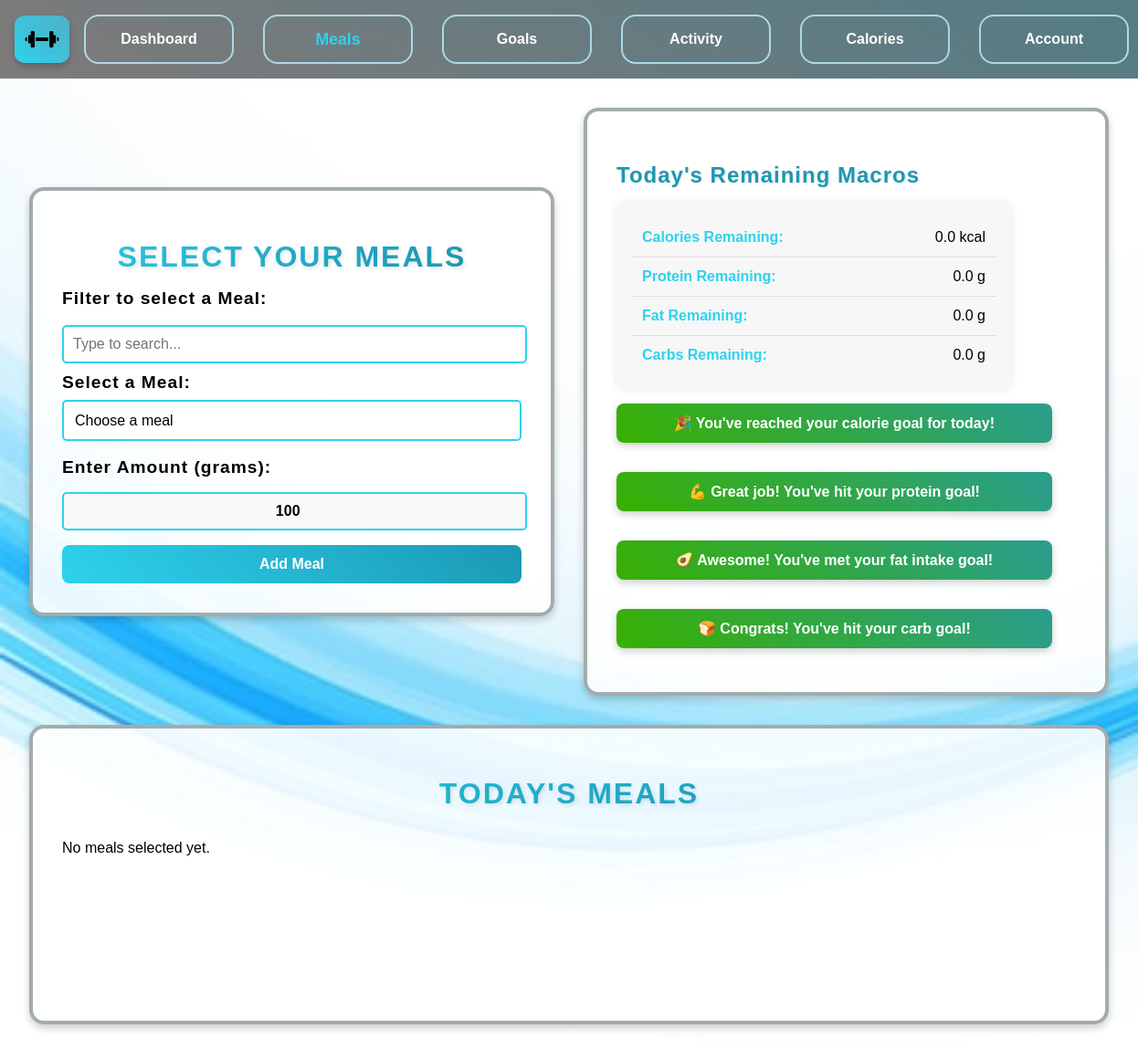
/meals (signed in), run on the app's committed database.
### app.py (models this page shows, shortened)
class User(db.Model):
    id = db.Column(db.Integer, primary_key=True)
    username = db.Column(db.String(100))
    weight = db.Column(db.Float, default=90)
    height = db.Column(db.Float, default=1.75)
    age = db.Column(db.Integer, default=48)
    gender = db.Column(db.String(10), default='male')
    bmi = db.Column(db.Float)
    bmr = db.Column(db.Float)
    tdee = db.Column(db.Float)
    exercise_level = db.Column(db.String(20), default='sedentary')
    goal = db.Column(db.String(20), default='maintain')
    intensity = db.Column(db.String(20))
    caloriesRequired = db.Column(db.Float)
    proteinRatio = db.Column(db.Float)
    fatRatio = db.Column(db.Float)
    carbRatio = db.Column(db.Float)
    proteinRequired = db.Column(db.Float)
    fatRequired = db.Column(db.Float)
    carbRequired = db.Column(db.Float)
    caloriesRemaining = db.Column(db.Float)
    proteinRemaining = db.Column(db.Float)
    fatRemaining = db.Column(db.Float)
    carbRemaining = db.Column(db.Float)
    last_reset = db.Column(db.Date, default=lambda: datetime.now(timezone.utc).date())
    def reset_macros(self):
        today = datetime.now(timezone.utc).date()
        if self.caloriesRemaining is None:
            self.caloriesRemaining = self.caloriesRequired or 0
        if self.proteinRemaining is None:
            self.proteinRemaining = self.proteinRequired or 0
        if self.fatRemaining is None:
            self.fatRemaining = self.fatRequired or 0
        if self.carbRemaining is None:
            self.carbRemaining = self.carbRequired or 0
        if self.last_reset is None:
            self.last_reset = today
        if self.last_reset != today:
            self.caloriesRemaining = self.caloriesRequired
            self.proteinRemaining = self.proteinRequired
            self.fatRemaining = self.fatRequired
            self.carbRemaining = self.carbRequired
            self.last_reset = today
            db.session.commit()
    meals = db.relationship('UserMeals', backref='user', lazy=True, cascade="all, delete-orphan")

### app.py (the view, shortened to what this page needs)
@app.route('/meals', methods=['POST', 'GET'])
def meals():
    if 'username' not in session:
        return redirect(url_for('login'))
    username = session.get('username')
    found_user = User.query.filter_by(username=username).first()
    if not user_details_complete(found_user):
        flash("Please complete your account details before using the program.", "warning")
        return redirect(url_for('account'))
    found_user.reset_macros()
    meals_list = Meal.query.all()
    today = datetime.now(timezone.utc).date()
    user_meals = (
        db.session.query(UserMeals, Meal)
        .join(Meal)
        .filter(UserMeals.user_id == found_user.id)
        .filter(UserMeals.date_added >= today)  # Filter meals added today
        .all()
    )
    goal_messages = check_goal_achievement(found_user)
    return render_template('meals.html',
                           meals_list=meals_list,
                           user_meals=user_meals,
                           user_db=found_user,
                           goal_messages=goal_messages
                           )

### modules.py (called while the page is built)
def check_goal_achievement(user):
    messages = []
    calorie_margin = 30
    macro_margin = 5
    if abs(user.caloriesRemaining) <= calorie_margin:
        messages.append("🎉 You've reached your calorie goal for today!")
    if abs(user.proteinRemaining) <= macro_margin:
        messages.append("💪 Great job! You've hit your protein goal!")
    if abs(user.fatRemaining) <= macro_margin:
        messages.append("🥑 Awesome! You've met your fat intake goal!")
    if abs(user.carbRemaining) <= macro_margin:
        messages.append("🍞 Congrats! You've hit your carb goal!")
    return messages

def user_details_complete(user):
    return all([
        user.weight is not None,
        user.height is not None,
        user.age is not None,
        user.gender is not None,
        user.exercise_level is not None,
        user.caloriesRequired is not None,
        user.proteinRequired is not None,
        user.fatRequired is not None,
        user.carbRequired is not None
    ])

### templates/meals.html (shortened to what this page needs)
{% extends "base.html" %}
{% block content %}
<div class="content">
    <div class="section-box">
        <h1>Select Your Meals</h1>
        <form method="POST" action="/meals">
            <label for="meal-search">Filter to select a Meal:</label>
            <input type="text" id="meal-search" onkeyup="filterMeals()" placeholder="Type to search...">
            <br>
            <label for="meal_id">Select a Meal:</label>
            <select name="meal_id" id="meal_id" required>
                <option value="" disabled selected>Choose a meal</option>
            </select>
            <br><br>
            <label for="amount">Enter Amount (grams):</label>
            <input type="number" name="amount" id="amount" min="1" value="100" required>
            <button type="submit" class="styled-button">Add Meal</button>
        </form>
    </div>
    <div class="section-box">
        <h3>Today's Remaining Macros</h3>
        <ul class="user-list">
            <li><strong>Calories Remaining:</strong> {{ user_db.caloriesRemaining }} kcal</li>
            <li><strong>Protein Remaining:</strong> {{ user_db.proteinRemaining }} g</li>
            <li><strong>Fat Remaining:</strong> {{ user_db.fatRemaining }} g</li>
            <li><strong>Carbs Remaining:</strong> {{ user_db.carbRemaining }} g</li>
        </ul>
        {% if goal_messages %}
            {% for message in goal_messages %}
                <p class="flash-message success">{{ message }}</p>
            {% endfor %}
        {% endif %}
    </div>
    <div class="section-box">
        <h1>Today's Meals</h1>
        {% if user_meals %}
            <table>
                <thead>
                    <tr>
                        <th>Meal Name</th>
                        <th>Amount (g)</th>
                        <th>Calories</th>
                        <th>Protein (g)</th>
                        <th>Carbs (g)</th>
                        <th>Fat (g)</th>
                    </tr>
                </thead>
                <tbody>
                    {% for user_meal, meal in user_meals %}
                    <tr>
                        <td>{{ meal.food_name }}</td>
                        <td>{{ user_meal.amount }}</td>
                        <td>{{ user_meal.calories }}</td>
                        <td>{{ user_meal.protein }}</td>
                        <td>{{ user_meal.carbs }}</td>
                        <td>{{ user_meal.fat }}</td>
                    </tr>
                    {% endfor %}
                </tbody>
            </table>
        {% else %}
            <p>No meals selected yet.</p>
        {% endif %}
    </div>
</div>
{% endblock %}

### static/style.css (style rules this page uses)
html, body { background-image: url("./images/background.jpg"); background-size: cover; background-attachment: fixed; height: 100%; margin: 0rem; display: flex; flex-direction: column; box-sizing: border-box; font-family: sans-serif; }
.section-box { display: flex; flex-direction: column; flex-grow: 1; border: 0.3rem solid rgb(163, 172, 172); padding: 2rem; margin: 1rem; border-radius: 1rem; background-color: rgba(255, 255, 255, 0.9); width: 40%; box-shadow: 0 0.25rem 0.5rem rgba(0, 0, 0, 0.2); transition: transform 0.3s ease-in-out; overflow: hidden; min-height: 16rem; }
.content { display: flex; flex-wrap: wrap; justify-content: space-between; align-items: center; padding: 1rem; }
h1 { font-size: 2rem; font-weight: bold; text-align: center; text-transform: uppercase; background: linear-gradient(45deg, #2ed2ee, #1a98b4); background-clip: text; -webkit-background-clip: text; color: transparent; letter-spacing: 2px; text-shadow: 2px 2px 4px rgba(0, 0, 0, 0.1); margin-bottom: 1rem; }
h3 { font-size: 1.5rem; font-weight: bold; color: #1a98b4; text-transform: capitalize; letter-spacing: 1px; margin-bottom: 0.75rem; padding-bottom: 0.3rem; display: inline-block; text-shadow: 1px 1px 3px rgba(0, 0, 0, 0.1); }
label { font-size: 1.2rem; font-weight: bold; margin-bottom: 0.5rem; display: block; letter-spacing: 1px; color: linear-gradient(45deg, #334043, #481ab4);; }
input[type="text"], input[type="password"] { width: 90%; padding: 0.75rem; margin: 0.5rem 0; border: 1px solid #ccc; border-radius: 0.5rem; font-size: 1rem; outline: none; transition: border-color 0.3s ease-in-out, box-shadow 0.2s ease-in-out; }
button, input[type="submit"] { width: 100%; padding: 0.75rem; margin-top: 1rem; border: none; border-radius: 0.5rem; background: linear-gradient(45deg, #2ed2ee, #1a98b4); color: white; font-size: 1rem; cursor: pointer; transition: all 0.3s ease-in-out; font-weight: bold; }
.flash-message { padding: 0.75rem; border-radius: 0.5rem; margin-top: 1rem; width: 90%; text-align: center; font-weight: bold; box-shadow: 0 0.2rem 0.5rem rgba(0, 0, 0, 0.2); color: white; background-size: 200% auto; transition: all 0.4s ease-in-out; animation: gradientAnimation 3s infinite alternate; }
.flash-message.success { background: linear-gradient(45deg, #38b000, #2a9d8f); }
.user-list { list-style: none; padding: 1rem; margin: 0; background: #f7f7f7; border-radius: 0.5rem; box-shadow: 0 0 10px rgba(0, 0, 0, 0.1); max-width: 400px; }
.user-list li { padding: 0.75rem; font-size: 1rem; border-bottom: 1px solid #ddd; display: flex; justify-content: space-between; }
.user-list li:last-child { border-bottom: none; }
.user-list li strong { color: #2ed2ee; }
#meal-search { width: 96.5%; padding: 0.625rem; margin: 0.625rem 0; border: 0.125rem solid #2ed2ee; border-radius: 0.3125rem; font-size: 1rem; outline: none; transition: 0.3s ease-in-out; }
#meal_id { width: 100%; padding: 0.75rem; border: 0.125rem solid #2ed2ee; border-radius: 0.3125rem; font-size: 1rem; background: #ffffff; appearance: none; cursor: pointer; outline: none; transition: 0.3s ease-in-out; }
#amount { width: 96.5%; padding: 0.625rem; margin-top: 0.5rem; border: 0.125rem solid #2ed2ee; border-radius: 0.3125rem; font-size: 1rem; outline: none; transition: 0.3s ease-in-out; text-align: center; font-weight: bold; background-color: #f8f9fa; }

### data on the page
User: caloriesRemaining "0.0", proteinRemaining "0.0", fatRemaining "0.0", carbRemaining "0.0"

### other printed values
{{ message }} "🎉 You've reached your calorie goal for today!" "💪 Great job! You've hit your protein goal!" "🥑 Awesome! You've met your fat intake goal!" "🍞 Congrats! You've hit your carb goal!"
